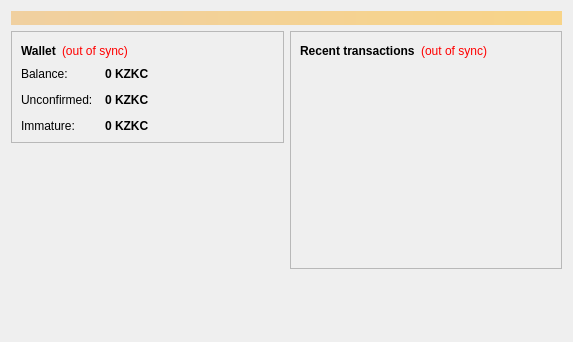
<?xml version="1.0" encoding="UTF-8"?>
<ui version="4.0">
 <class>OverviewPage</class>
 <widget class="QWidget" name="OverviewPage">
  <property name="geometry">
   <rect>
    <x>0</x>
    <y>0</y>
    <width>573</width>
    <height>342</height>
   </rect>
  </property>
  <property name="windowTitle">
   <string>Form</string>
  </property>
  <layout class="QVBoxLayout" name="topLayout">
   <item>
    <widget class="QLabel" name="labelAlerts">
     <property name="visible">
      <bool>false</bool>
     </property>
     <property name="styleSheet">
      <string notr="true">background-color: qlineargradient(x1: 0, y1: 0, x2: 1, y2: 0, stop:0 #F0D0A0, stop:1 #F8D488); color:#000000;</string>
     </property>
     <property name="wordWrap">
      <bool>true</bool>
     </property>
     <property name="margin">
      <number>3</number>
     </property>
    </widget>
   </item>
   <item>
    <layout class="QHBoxLayout" name="horizontalLayout" stretch="1,1">
     <item>
      <layout class="QVBoxLayout" name="verticalLayout_2">
       <item>
        <widget class="QFrame" name="frame">
         <property name="frameShape">
          <enum>QFrame::StyledPanel</enum>
         </property>
         <property name="frameShadow">
          <enum>QFrame::Raised</enum>
         </property>
         <layout class="QVBoxLayout" name="verticalLayout_4">
          <item>
           <layout class="QHBoxLayout" name="horizontalLayout_4">
            <item>
             <widget class="QLabel" name="label_5">
              <property name="font">
               <font>
                <weight>75</weight>
                <bold>true</bold>
               </font>
              </property>
              <property name="text">
               <string>Wallet</string>
              </property>
             </widget>
            </item>
            <item>
             <widget class="QLabel" name="labelWalletStatus">
              <property name="toolTip">
               <string>The displayed information may be out of date. Your wallet automatically synchronizes with the KazukiCoin network after a connection is established, but this process has not completed yet.</string>
              </property>
              <property name="styleSheet">
               <string notr="true">QLabel { color: red; }</string>
              </property>
              <property name="text">
               <string notr="true">(out of sync)</string>
              </property>
              <property name="alignment">
               <set>Qt::AlignLeading|Qt::AlignLeft|Qt::AlignVCenter</set>
              </property>
             </widget>
            </item>
            <item>
             <spacer name="horizontalSpacer_2">
              <property name="orientation">
               <enum>Qt::Horizontal</enum>
              </property>
              <property name="sizeHint" stdset="0">
               <size>
                <width>40</width>
                <height>20</height>
               </size>
              </property>
             </spacer>
            </item>
           </layout>
          </item>
          <item>
           <layout class="QFormLayout" name="formLayout_2">
            <property name="fieldGrowthPolicy">
             <enum>QFormLayout::AllNonFixedFieldsGrow</enum>
            </property>
            <property name="horizontalSpacing">
             <number>12</number>
            </property>
            <property name="verticalSpacing">
             <number>12</number>
            </property>
            <item row="0" column="0">
             <widget class="QLabel" name="label">
              <property name="text">
               <string>Balance:</string>
              </property>
             </widget>
            </item>
            <item row="0" column="1">
             <widget class="QLabel" name="labelBalance">
              <property name="font">
               <font>
                <weight>75</weight>
                <bold>true</bold>
               </font>
              </property>
              <property name="cursor">
               <cursorShape>IBeamCursor</cursorShape>
              </property>
              <property name="toolTip">
               <string>Your current balance</string>
              </property>
              <property name="text">
               <string notr="true">0 KZKC</string>
              </property>
              <property name="textInteractionFlags">
               <set>Qt::LinksAccessibleByMouse|Qt::TextSelectableByKeyboard|Qt::TextSelectableByMouse</set>
              </property>
             </widget>
            </item>
            <item row="1" column="0">
             <widget class="QLabel" name="label_3">
              <property name="text">
               <string>Unconfirmed:</string>
              </property>
             </widget>
            </item>
            <item row="1" column="1">
             <widget class="QLabel" name="labelUnconfirmed">
              <property name="font">
               <font>
                <weight>75</weight>
                <bold>true</bold>
               </font>
              </property>
              <property name="cursor">
               <cursorShape>IBeamCursor</cursorShape>
              </property>
              <property name="toolTip">
               <string>Total of transactions that have yet to be confirmed, and do not yet count toward the current balance</string>
              </property>
              <property name="text">
               <string notr="true">0 KZKC</string>
              </property>
              <property name="textInteractionFlags">
               <set>Qt::LinksAccessibleByMouse|Qt::TextSelectableByKeyboard|Qt::TextSelectableByMouse</set>
              </property>
             </widget>
            </item>
            <item row="2" column="0">
             <widget class="QLabel" name="labelImmatureText">
              <property name="text">
               <string>Immature:</string>
              </property>
             </widget>
            </item>
            <item row="2" column="1">
             <widget class="QLabel" name="labelImmature">
              <property name="font">
               <font>
                <weight>75</weight>
                <bold>true</bold>
               </font>
              </property>
              <property name="toolTip">
               <string>Mined balance that has not yet matured</string>
              </property>
              <property name="text">
               <string notr="true">0 KZKC</string>
              </property>
              <property name="textInteractionFlags">
               <set>Qt::LinksAccessibleByMouse|Qt::TextSelectableByKeyboard|Qt::TextSelectableByMouse</set>
              </property>
             </widget>
            </item>
           </layout>
          </item>
         </layout>
        </widget>
       </item>
       <item>
        <spacer name="verticalSpacer">
         <property name="orientation">
          <enum>Qt::Vertical</enum>
         </property>
         <property name="sizeHint" stdset="0">
          <size>
           <width>20</width>
           <height>40</height>
          </size>
         </property>
        </spacer>
       </item>
      </layout>
     </item>
     <item>
      <layout class="QVBoxLayout" name="verticalLayout_3">
       <item>
        <widget class="QFrame" name="frame_2">
         <property name="frameShape">
          <enum>QFrame::StyledPanel</enum>
         </property>
         <property name="frameShadow">
          <enum>QFrame::Raised</enum>
         </property>
         <layout class="QVBoxLayout" name="verticalLayout">
          <item>
           <layout class="QHBoxLayout" name="horizontalLayout_2">
            <item>
             <widget class="QLabel" name="label_4">
              <property name="text">
               <string>&lt;b&gt;Recent transactions&lt;/b&gt;</string>
              </property>
             </widget>
            </item>
            <item>
             <widget class="QLabel" name="labelTransactionsStatus">
              <property name="toolTip">
               <string>The displayed information may be out of date. Your wallet automatically synchronizes with the KazukiCoin network after a connection is established, but this process has not completed yet.</string>
              </property>
              <property name="styleSheet">
               <string notr="true">QLabel { color: red; }</string>
              </property>
              <property name="text">
               <string notr="true">(out of sync)</string>
              </property>
              <property name="alignment">
               <set>Qt::AlignRight|Qt::AlignTrailing|Qt::AlignVCenter</set>
              </property>
             </widget>
            </item>
            <item>
             <spacer name="horizontalSpacer">
              <property name="orientation">
               <enum>Qt::Horizontal</enum>
              </property>
              <property name="sizeHint" stdset="0">
               <size>
                <width>40</width>
                <height>20</height>
               </size>
              </property>
             </spacer>
            </item>
           </layout>
          </item>
          <item>
           <widget class="QListView" name="listTransactions">
            <property name="styleSheet">
             <string notr="true">QListView { background: transparent; }</string>
            </property>
            <property name="frameShape">
             <enum>QFrame::NoFrame</enum>
            </property>
            <property name="verticalScrollBarPolicy">
             <enum>Qt::ScrollBarAlwaysOff</enum>
            </property>
            <property name="horizontalScrollBarPolicy">
             <enum>Qt::ScrollBarAlwaysOff</enum>
            </property>
            <property name="selectionMode">
             <enum>QAbstractItemView::NoSelection</enum>
            </property>
           </widget>
          </item>
         </layout>
        </widget>
       </item>
       <item>
        <spacer name="verticalSpacer_2">
         <property name="orientation">
          <enum>Qt::Vertical</enum>
         </property>
         <property name="sizeHint" stdset="0">
          <size>
           <width>20</width>
           <height>40</height>
          </size>
         </property>
        </spacer>
       </item>
      </layout>
     </item>
    </layout>
   </item>
  </layout>
 </widget>
 <resources/>
 <connections/>
</ui>
